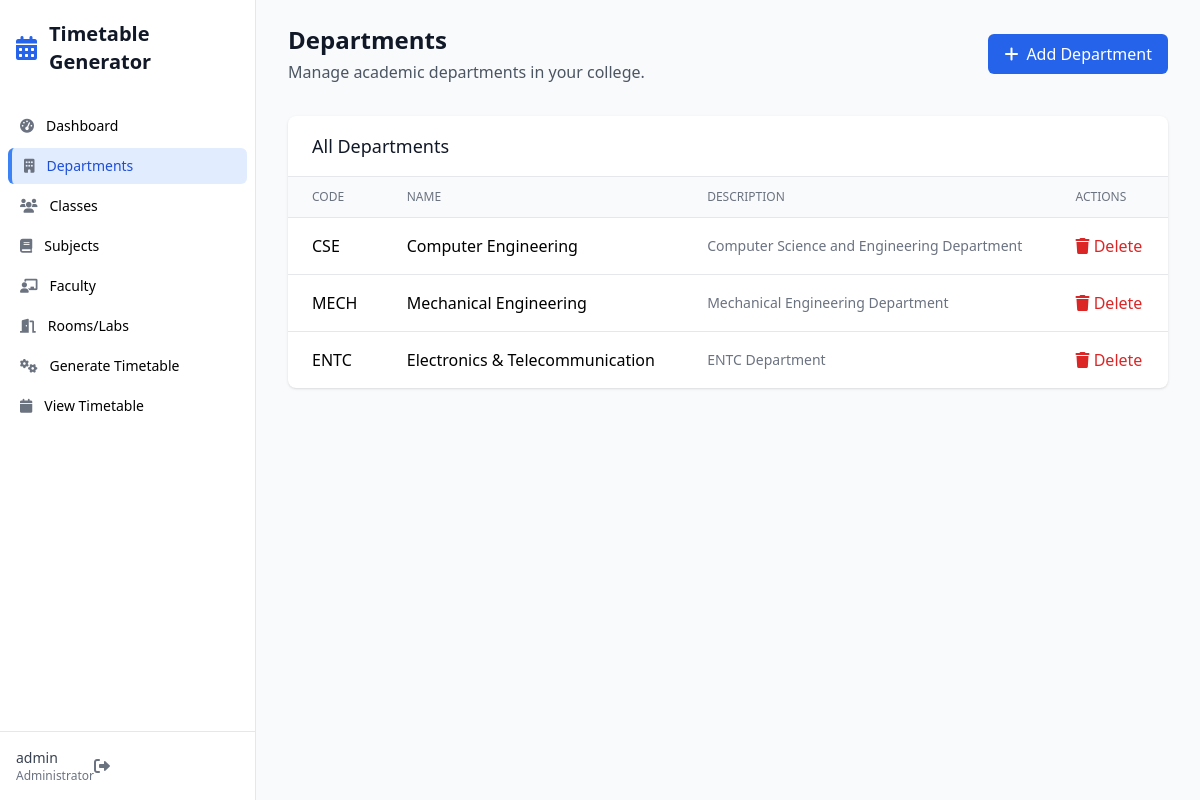
Before: /departments (signed in) with the older database file.
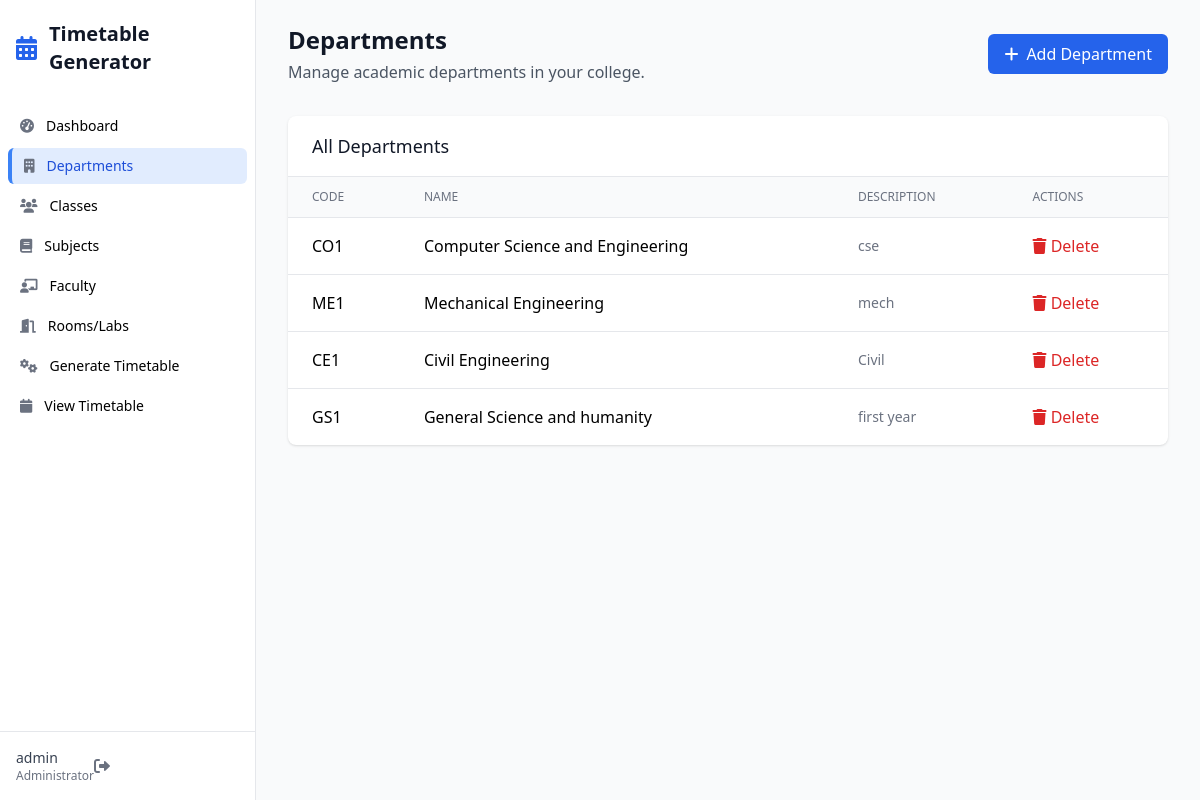
After: the same page with the newer database file.
### app.py (models this page shows)
class Department(db.Model):
    id = db.Column(db.Integer, primary_key=True)
    code = db.Column(db.String(10), unique=True, nullable=False)
    name = db.Column(db.String(100), nullable=False)
    description = db.Column(db.Text)
    created_at = db.Column(db.DateTime, default=datetime.utcnow)
    classes = db.relationship('Class', backref='department', lazy=True)
    faculty = db.relationship('Faculty', backref='department', lazy=True)

### app.py (the view)
@app.route('/departments')
@login_required
def manage_departments():
    departments = Department.query.all()
    return render_template('departments.html', departments=departments)

### app.py (called while the page is built)
@login_manager.user_loader
def load_user(user_id):
    return db.session.get(User, int(user_id))

### templates/departments.html (shortened to what this page needs)
{% extends "base.html" %}
{% block content %}
<div class="mb-8 flex justify-between items-center">
    <div>
        <h2 class="text-2xl font-bold text-gray-900">Departments</h2>
        <p class="mt-1 text-gray-600">Manage academic departments in your college.</p>
    </div>
    <button onclick="toggleAddForm()" class="px-4 py-2 bg-primary-600 text-white rounded-md hover:bg-primary-700">
        <i class="fas fa-plus mr-2"></i>Add Department
    </button>
</div>
<div class="bg-white rounded-lg shadow overflow-hidden">
    <div class="px-6 py-4 border-b border-gray-200">
        <h3 class="text-lg font-medium text-gray-900">All Departments</h3>
    </div>
    {% if departments %}
    <div class="overflow-x-auto">
        <table class="min-w-full divide-y divide-gray-200">
            <thead class="bg-gray-50">
                <tr>
                    <th class="px-6 py-3 text-left text-xs font-medium text-gray-500 uppercase">Code</th>
                    <th class="px-6 py-3 text-left text-xs font-medium text-gray-500 uppercase">Name</th>
                    <th class="px-6 py-3 text-left text-xs font-medium text-gray-500 uppercase">Description</th>
                    <th class="px-6 py-3 text-left text-xs font-medium text-gray-500 uppercase">Actions</th>
                </tr>
            </thead>
            <tbody class="divide-y divide-gray-200">
                {% for dept in departments %}
                <tr>
                    <td class="px-6 py-4">
                        <span class="font-medium">{{ dept.code }}</span>
                    </td>
                    <td class="px-6 py-4">
                        <div class="font-medium">{{ dept.name }}</div>
                    </td>
                    <td class="px-6 py-4">
                        <div class="text-sm text-gray-500">{{ dept.description or '—' }}</div>
                    </td>
                    <td class="px-6 py-4">
                        <a href="{{ url_for('delete_department', id=dept.id) }}"
                           onclick="return confirmDelete('Delete department {{ dept.name }}?')"
                           class="text-red-600 hover:text-red-900">
                            <i class="fas fa-trash"></i> Delete
                        </a>
                    </td>
                </tr>
                {% endfor %}
            </tbody>
        </table>
    </div>
    {% else %}
    <div class="p-6 text-center text-gray-500">
        No departments found. Add your first department!
    </div>
    {% endif %}
</div>
{% endblock %}

Changed rows visible on the page:
removed Department: code "CSE", name "Computer Engineering", description "Computer Science and Engineering Department"
removed Department: code "ENTC", name "Electronics & Telecommunication", description "ENTC Department"
added Department: code "CO1", name "Computer Science and Engineering", description "cse"
changed Department "Mechanical Engineering": code "MECH" → "ME1"; description "Mechanical Engineering Department" → "mech"
added Department: code "CE1", name "Civil Engineering", description "Civil"
added Department: code "GS1", name "General Science and humanity", description "first year"
